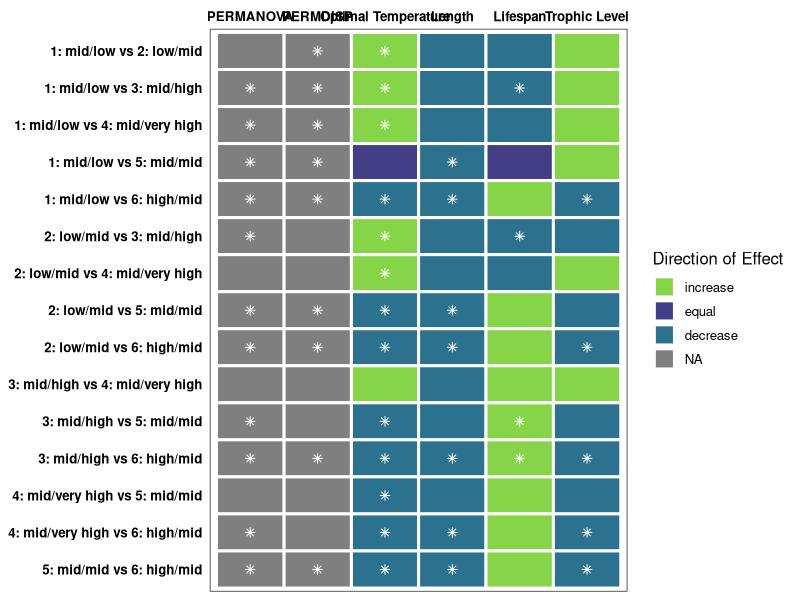
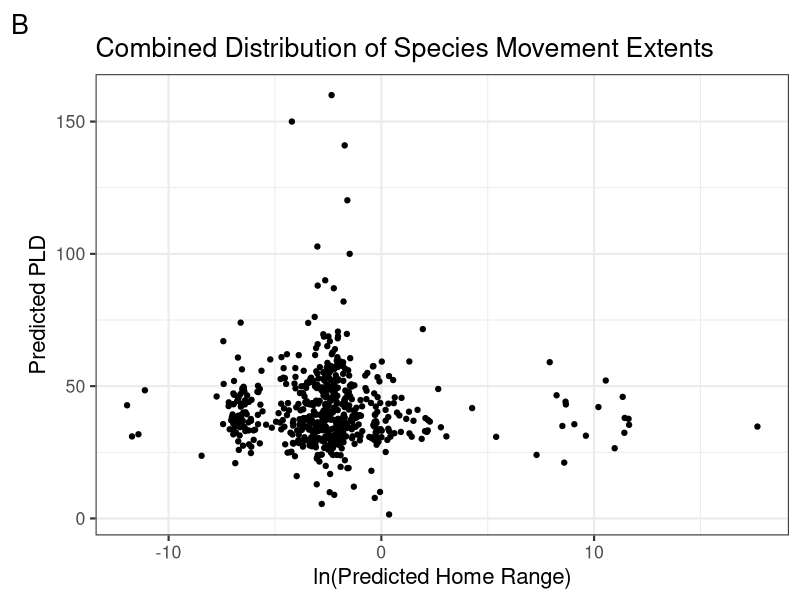
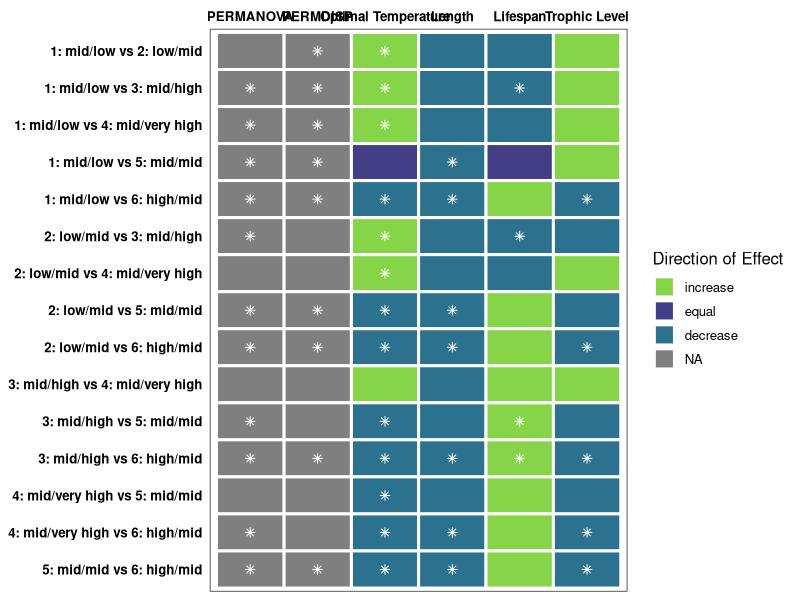

Generate these figures, in order, with R: (Note: this script raises an error after producing the figures.)
## ---- chunk 1
knitr::opts_chunk$set(echo = TRUE, message = FALSE, warning = FALSE)

library(tidyverse)
library(patchwork)
library(cowplot)
library(ggpubr)
library(ggrepel)
## ---- chunk 2
fishbase_data <- read_csv(here::here("01_data", "02_processed_data", "fishbase_data.csv"))

filled_data <- read_csv(here::here("01_data", "02_processed_data", "filled_data.csv"))

filled_data2 <- read_csv(here::here("01_data", "02_processed_data", "filled_data2.csv")) %>%
  mutate_if(is.character, as.factor)
## ---- chunk 3

cohort <- c("1: mid/low vs 2: low/mid", "1: mid/low vs 3: mid/high", "1: mid/low vs 4: mid/very high", "1: mid/low vs 5: mid/mid", "1: mid/low vs 6: high/mid",
            "2: low/mid vs 3: mid/high", "2: low/mid vs 4: mid/very high", "2: low/mid vs 5: mid/mid", "2: low/mid vs 6: high/mid",
            "3: mid/high vs 4: mid/very high", "3: mid/high vs 5: mid/mid", "3: mid/high vs 6: high/mid",
            "4: mid/very high vs 5: mid/mid", "4: mid/very high vs 6: high/mid",
            "5: mid/mid vs 6: high/mid")
PERMDISP <- c(0.0019, 0.0003, 0.0327, 0.0001, 0.0001,
              0.5182, 0.7507, 0.0138, 0.0005,
              0.9792, 0.5276, 0.0029, 
              0.7928, 0.1475, 
              0.0052)
PERMANOVA <- c(1.0000, 0.0015, 0.0495, 0.0015, 0.0015,
               0.0015, 1.0000, 0.0015, 0.0015,
               1.0000, 0.0015, 0.0015,
               0.8175, 0.0090,
               0.0015)
Optimal_Temp <- c(0.005043306637114, 0.000000051454126, 0.000113116310469, 0.789451442990800, 0.010082693281337,
                  0.000025756231358, 0.001765218761412, 0.000112331676538, 0.000038520195310,
                  0.284373283785538, 0.000000002348839, 0.000000002258531, 
                  0.000068856888538, 0.000001695644852, 
                  0.010090438574951)
temp_arrows <- c("increase", "increase", "increase", "equal", "decrease",
                 "increase", "increase","decrease", "decrease",
                 "increase","decrease", "decrease",
                 "decrease", "decrease",
                 "decrease")
Length <- c(0.8592642, 0.9998089, 0.9872521, 0.0007795, 0.0000000,
            0.9070423, 0.9181733, 0.0000000, 0.0000000,
            0.9966266, 0.1494607, 0.0000000,
            0.9897718, 0.0008647,
            0.0000000)
length_arrows <- c("decrease", "decrease", "decrease", "decrease", "decrease",
                   "decrease", "decrease", "decrease", "decrease",
                   "decrease", "decrease", "decrease",
                   "decrease", "decrease",
                   "decrease")
Lifespan <- c(0.57035468549, 0.00007769083, 0.55052882501, 0.74567296422, 0.31579160719,
              0.00010263105, 0.59495732706, 0.73671251684, 0.20707475101,
              0.38779558233, 0.00017543403, 0.00008096802,
              0.58625833556, 0.24515673988,
              0.24664224315)
life_arrows <- c("decrease", "decrease", "decrease", "equal", "increase",
                 "decrease", "decrease", "increase", "increase",
                 "increase", "increase", "increase",
                 "increase", "increase",
                 "increase")
Trophic_Level <- c(0.1035871996367, 0.0891868417293, 0.5697644317228, 0.5148291779984, 0.0000607828670,
                   0.5183877375223, 0.8682996282889, 0.2916548282051, 0.0000002614727,
                   0.8630208058363, 0.2124781071891, 0.0000015574893, 
                   0.7282998974706, 0.0082066924854, 
                   0.0000032514102)
trophic_arrows <- c("increase", "increase", "increase", "increase", "decrease",
                    "decrease", "increase", "decrease", "decrease",
                    "increase", "decrease", "decrease",
                    "decrease", "decrease",
                    "decrease")

# Create data frame
data <- data.frame(cohort, PERMDISP, PERMANOVA, Optimal_Temp, Length, Lifespan, Trophic_Level)

# Pivot to long data format
data_long <- data %>% 
  mutate(across(c("Optimal_Temp", "Length", "Lifespan", "Trophic_Level"), round, 4)) %>% 
  pivot_longer(-cohort) %>% 
  set_names(c("cohort", "variable", "p_value")) %>% 
  mutate(significant = case_when(
    p_value >= 0.05 ~ "no",
    p_value < 0.05 ~ "yes"
  ))

# Add arrow information
data1 <- data.frame(cohort, temp_arrows, length_arrows, life_arrows, trophic_arrows) %>% 
  rename(Optimal_Temp = temp_arrows, Length = length_arrows, Lifespan = life_arrows, Trophic_Level = trophic_arrows) %>% 
  pivot_longer(-cohort) %>% 
  set_names(c("cohort", "variable", "direction")) %>% 
  full_join(data_long, by = c("cohort","variable")) %>% 
  mutate(direction = fct_relevel(direction, c("increase", "equal", "decrease")))

# Reorder and rename levels
data1$variable <- factor(data1$variable, levels = c("PERMANOVA", "PERMDISP", "Optimal_Temp", "Length", "Lifespan", "Trophic_Level"))
data1$variable <- recode_factor(data1$variable, PERMANOVA = "PERMANOVA", PERMDISP = "PERMDISP", Optimal_Temp = "Optimal Temperature", Length = "Length", Lifespan = "Lifespan", Trophic_Level = "Trophic Level")



# Plot 
g <- ggplot(data1, aes(x = variable, y = cohort, fill = direction)) +
  geom_tile(color = "white", lwd = 1) +
  geom_point(data = data1 %>% filter(significant == "yes"), shape = 8, size = 2, color = "white", show.legend = FALSE) +
  theme_bw(base_size = 12) +
  theme(axis.title = element_blank(),
        axis.text = element_text(face = "bold", color = "black"),
        axis.ticks = element_blank(),
        panel.grid.major = element_blank()) +
  labs(fill = "Direction of Effect") +
  scale_x_discrete(position = "top") +
  scale_y_discrete(limits = rev) +
  scale_fill_manual(values = c("#86d549","#433e85", "#2c728e"))

g

ggsave(g, file = paste0("stats_sum2.png"), path = here::here("04_figs"), height = 12, width = 12)

#geom_point(data = data_arrows, mapping=aes(x = variable, y = cohort), pch = "x", inherit.aes = F)

## ---- chunk 4
# homerange vs PLD
fishbase_data_gmm <- filled_data2 %>%
  mutate(class2 = as.factor(class2))

hr_hist <- ggplot(fishbase_data_gmm, aes(log(home_range))) +
  geom_histogram() +
  theme_bw(base_size = 16) +
  labs(
    y = "Count",
    x = "ln(Predicted Home Range)",
    tag = "A"
  ) +
  ggtitle("Individual Distributions of Species Movement Extents")

pld_hist <- ggplot(fishbase_data_gmm, aes(pld)) +
  geom_histogram() +
  theme_bw(base_size = 16) +
  labs(
    y = "Count",
    x = "Predicted PLD"
  )

dist_plot <- (hr_hist / pld_hist)

p1 <- ggplot(fishbase_data_gmm, aes(log(home_range), pld)) +
  geom_jitter() +
  theme_bw(base_size = 16) +
  labs(
    y = "Predicted PLD",
    x = "ln(Predicted Home Range)",
    tag = "B"
  ) +
  ggtitle("Combined Distribution of Species Movement Extents")

p1



# gmm plot


# example_fish <- filled_data2 %>%
#   select(species, fb_name, class2, class3, magnitude_homerange, month_pld) %>%
#   filter(fb_name %in% c(
#     "Hogfish", "Yellow snapper", "Blackfin tuna", "Humphead wrasse", "Pacific red snapper",
#     "Giant seabass", "Lemon sole", "Chum salmon", "Pacific ocean perch", "Atlantic herring",
#     "Atlantic cod", "Haddock", "Atlantic salmon", "California sheephead", "Black seabream",
#     "Blue marlin", "Yellowfin tuna", "Swordfish"
#     # "Blackhead seabream", "Pink salmon", "Coho salmon", "Ghost shark", "Pollack", "Polar cod", "Sockeye salmon", "Chinook salmon"
#   ))


gmm_new_fig <- ggplot(fishbase_data_gmm, aes(magnitude_homerange, month_pld)) +
  theme_bw(base_size = 16) +
  labs(
    x = "Predicted Home Range Magnitude",
    y = "Predicted PLD Month",
    color = "Cohort (Homerange/PLD)",
    tag = "C"
  ) +
  ylim(-0.1,6) +
  theme(legend.position = "bottom") +
  scale_color_viridis_d() +
  geom_label_repel(
    data = subset(fishbase_data_gmm, fb_name %in% c("Hogfish", "Yellow snapper", "Blackfin tuna")),
    aes(label = fb_name, color = class2),
    vjust = "outward", hjust = "outward",
    min.segment.length = 0.5,
    nudge_y = -1,
    show.legend = FALSE
  ) +
  geom_label_repel(
    data = subset(fishbase_data_gmm, fb_name %in% c("Chocolate hind", "Lingcod", "Nassau grouper")),
    aes(label = fb_name, color = class2),
    hjust = "inward",
    min.segment.length = 0.5,
    box.padding = 0.3,
    nudge_x = -2, nudge_y = -0.8,
    show.legend = FALSE
  ) +
  geom_label_repel(
    data = subset(fishbase_data_gmm, fb_name %in% c("Lemon sole", "North Pacific hake", "Yellowstripe goatfish")),
    aes(label = fb_name, color = class2),
    vjust = "outward", hjust = "outward",
    min.segment.length = 0.5,
    nudge_x = -1, nudge_y = 0.8,
    show.legend = FALSE
  ) +
  geom_label_repel(
    data = subset(fishbase_data_gmm, fb_name %in% c("Atlantic herring", "Atlantic cod", "Summer flounder")),
    aes(label = fb_name, color = class2),
    vjust = "outward", hjust = "outward",
    min.segment.length = 0.5,
    nudge_y = 0,
    show.legend = FALSE
  ) +
  geom_label_repel(
    data = subset(fishbase_data_gmm, fb_name %in% c("Great barracuda", "Giant trevally", "Black seabream")),
    aes(label = fb_name, color = class2),
    vjust = "outward", hjust = "outward",
    min.segment.length = 0.5,
    nudge_y = 1, nudge_x = 0.3,
    show.legend = FALSE
  ) +
  geom_label_repel(
    data = subset(fishbase_data_gmm, fb_name %in% c("Common snook", "Yellowfin tuna", "Swordfish")),
    aes(label = fb_name, color = clas2),
    color = "goldenrod1",
    vjust = "outward", hjust = "outward",
    min.segment.length = 30,
    nudge_y = -0.5,
    show.legend = FALSE
  ) +
  geom_jitter(aes(color = class2)) +
  ggtitle("Distribution of Scaled Species Movement Extents")

gmm_new_fig
#ggsave(gmm_new_fig, file = paste0("gmm_fig.png"), path = here::here("04_figs"), height = 8, width = 15)

# panel
gmm_panel <- ((dist_plot) | p1) / gmm_new_fig &
  theme(plot.tag = element_text(face = "bold"))

gmm_panel
ggsave(gmm_panel, file = paste0("gmm_panel.pdf"), path = here::here("04_figs", "final_figs"), height = 10, width = 15)

## ---- chunk 5
missing <- miss_var_summary(fishbase_data)
missing2 <- miss_var_summary(filled_data)
missing3 <- miss_var_summary(filled_data2)

missing_fishbase_data <- fishbase_data %>% 
  dplyr::select(
    oxygen_cons, temp_range, dev_place, temp_min, temp_max,
    longevity_wild, temp_preferred, iucn_category, food_i,
  ) %>%
  rename(
    "Oxygen Consumption Rate" = oxygen_cons,
    "Temperature Range" = temp_range,
    "Place of Development" = dev_place,
    "Maximum Recorded Lifespan" = longevity_wild,
    "Optimal Temperature" = temp_preferred,
    "IUCN Category" = iucn_category,
    "Diet Items" = food_i,
    "Minimum Temperature" = temp_min,
    "Maximum Temperature" = temp_max,
  )

m1 <- gg_miss_var(missing_fishbase_data) +
  theme_bw(base_size = 16) +
  labs(y = "Missing Data Before Fills", x = "") +
  theme(axis.title.x = element_text(vjust = -1))
m1

missing_filled_data <- filled_data %>% 
  dplyr::select(
    oxygen_cons, temp_range, temp_min, temp_max,
    longevity_wild, temp_preferred, iucn_category, food_i,
  ) %>%
  rename(
    "Oxygen Consumption Rate" = oxygen_cons,
    "Temperature Range" = temp_range,
    "Maximum Recorded Lifespan" = longevity_wild,
    "Optimal Temperature" = temp_preferred,
    "IUCN Category" = iucn_category,
    "Diet Items" = food_i,
    "Minimum Temperature" = temp_min,
    "Maximum Temperature" = temp_max,
  )

m2 <- gg_miss_var(missing_filled_data) + # figure showing the missing data
  theme_bw(base_size = 16) +
  labs(y = "Missing Data After Genus-Level Fill", x = "Variable") +
  theme(axis.title.x = element_text(vjust = -1))
m2

missing_data <- filled_data2 %>%
  dplyr::select(
    oxygen_cons, temp_range, dev_place,
    longevity_wild, temp_preferred, iucn_category
  ) %>%
  rename(
    "Oxygen Consumption Rate" = oxygen_cons,
    "Temperature Range" = temp_range,
    "Place of Development" = dev_place,
    "Maximum Recorded Lifespan" = longevity_wild,
    "Optimal Temperature" = temp_preferred,
    "IUCN Category" = iucn_category
  )

m3 <- gg_miss_var(missing_data) +
  theme_bw(base_size = 16) +
  labs(y = "Missing Data After Family-Level Fill", x = "") +
  theme(axis.title.x = element_text(vjust = -1))
m3

missing_fig <- (m1 / m2 / m3) +
  plot_annotation(tag_levels = "A") &
  theme_bw(base_size = 16)
missing_fig

#ggsave(missing_fig, file = paste0("missing_data.pdf"), path = here::here("04_figs", "final_figs"), height = 12, width = 8)

## ---- chunk 6
# continuous

plot_data <- filled_data2 %>%
  mutate(
    class2 = as.factor(class2),
    class3 = as.factor(class3),
    order = as.factor(order)
  )

response <- "class2"
expl_cont <- c(
  "temp_preferred", "fecundity_mean",
  "longevity_wild", "sp_richness", "length", "kfin",
  "r_fin", "diet_troph3", "oxygen_cons", "temp_range"
)

box_data <- function(x, y) {
  ggplot(plot_data, aes(x = .data[[y]], y = .data[[x]])) +
    geom_boxplot(aes(color = .data[[y]])) +
    theme_bw() +
    coord_flip() +
    labs(
      x = "Movement Class",
      color = "Class (Homerange/PLD)"
    ) +
    scale_color_viridis_d()
}

# plots_cont <- map(expl_cont, ~ box_data(.x, "class2"))
# plots_cont
## ---- chunk 7

# significant panel
temp_plot <- box_data(x = "temp_preferred", y = "class2") +
  labs(y = "Optimal Temperature (ºC)", x = "") +
  scale_x_discrete(position = "top") +
  theme(axis.text.y = element_blank())
length_plot <- box_data(x = "length", y = "class2") +
  labs(y = "Length (cm)", x = "") +
  scale_x_discrete(position = "top")
long_plot <- box_data(x = "longevity_wild", y = "class2") +
  labs(y = "Maximum Lifespan (years)", x = "") +
  scale_x_discrete(position = "top")
diet_plot <- box_data(x = "diet_troph3", y = "class2") + 
  labs(y = "Trophic Level", x = "") +
  scale_x_discrete(position = "top") +
  theme(axis.text.y = element_blank())


kfin_plot <- box_data(x = "kfin", y = "class2") + 
  labs(y = "Carrying Capacity", x = "Movement Class") +
  scale_x_discrete(position = "top") +
  theme(axis.title.x = element_text(vjust = 0))
r_fin_plot <- box_data(x = "r_fin", y = "class2") + stat_kruskal_test(label.y = 1, label.x = 6, position = "jitter") +
  labs(y = "Growth Rate", x = "Movement Class")
oxygen_plot <- box_data(x = "oxygen_cons", y = "class2") + stat_kruskal_test(label.y = 2000, label.x = 6, position = "jitter") +
  labs(y = "Oxygen Consumption", x = "Movement Class")
temp_range_plot <- box_data(x = "temp_range", y = "class2") + stat_kruskal_test(label.y = 20, label.x = 3.5, position = "jitter") +
  labs(y = "Temperature Range", x = "Movement Class") + theme(axis.title.y = element_blank(), axis.text.y = element_blank())
fecund_plot <- box_data(x = "fecundity_mean", y = "class2") + stat_kruskal_test(label.y = 1000000, label.x = 5.5, position = "jitter") +
  labs(y = "Mean Fecundity", x = "Movement Class")
sp_rich_plot <- box_data(x = "sp_richness", y = "class2") + stat_kruskal_test(label.y = 1100, position = "jitter") +
  labs(y = "Species Richness", x = "Movement Class") + theme(axis.title.y = element_blank(), axis.text.y = element_blank())


numeric_panel <- ((temp_plot | length_plot) /
  (long_plot | diet_plot) /
  (r_fin_plot | kfin_plot) /
  (fecund_plot | sp_rich_plot) /
  (oxygen_plot | temp_range_plot)) +
  plot_layout(guides = "collect") + plot_annotation(tag_levels = "A")

numeric_panel
# ggsave(numeric_panel, file = paste0("numeric_panel.png"), path = here::here("04_figs", "individual_plots", "numeric"), height = 21, width = 14)

ind_panel <- ((temp_plot | length_plot) / (diet_plot | long_plot)) +
  plot_layout(guides = "collect") +
  plot_annotation(tag_levels = "A") &
  theme(text = element_text(size = 14), legend.position = "none")

individual_panel <- wrap_elements(ind_panel) +
  labs(tag = "Movement Cohort") +
  theme(
    plot.tag = element_text(size = 14, angle = 270),
    plot.tag.position = "right"
  )

individual_panel

#ggsave(individual_panel, file = paste0("4_trait_panel.pdf"), path = here::here("04_figs", "final_figs"), height = 8, width = 13)

## ---- chunk 8
ggsave(temp_plot, file = paste0("temp_plot.png"), path = here::here("04_figs", "individual_plots", "numeric"), height = 10, width = 10)
ggsave(fecund_plot, file = paste0("fecund_plot.png"), path = here::here("04_figs", "individual_plots", "numeric"), height = 10, width = 10)
ggsave(long_plot, file = paste0("long_plot.png"), path = here::here("04_figs", "individual_plots", "numeric"), height = 10, width = 10)
ggsave(sp_rich_plot, file = paste0("sp_rich_plot.png"), path = here::here("04_figs", "individual_plots", "numeric"), height = 10, width = 10)
ggsave(length_plot, file = paste0("length_plot.png"), path = here::here("04_figs", "individual_plots", "numeric"), height = 10, width = 10)
ggsave(kfin_plot, file = paste0("kfin_plot.png"), path = here::here("04_figs", "individual_plots", "numeric"), height = 10, width = 10)
ggsave(r_fin_plot, file = paste0("r_fin_plot.png"), path = here::here("04_figs", "individual_plots", "numeric"), height = 10, width = 10)
ggsave(diet_plot, file = paste0("diet_plot.png"), path = here::here("04_figs", "individual_plots", "numeric"), height = 10, width = 10)
ggsave(oxygen_plot, file = paste0("oxygen_plot.png"), path = here::here("04_figs", "individual_plots", "numeric"), height = 10, width = 10)
ggsave(temp_range_plot, file = paste0("temp_range_plot.png"), path = here::here("04_figs", "individual_plots", "numeric"), height = 10, width = 10)
## ---- chunk 9
# categorical

expl_cat <- c(
  "climate", "body_shape_i", "dev_place", "movement_keyword",
  "demers_pelag", "iucn_category",
  "circadian", "food_mode", "ocean", "basin"
)

scatter_data <- function(x, y) {
  ggplot(plot_data, aes(x = .data[[x]], y = .data[[y]])) +
    geom_jitter(aes(color = .data[[y]])) +
    theme_bw() +
    labs(
      y = "Movement Class",
      color = "Class (homerange/PLD)"
    ) +
    scale_color_viridis_d() +
    theme(axis.text.x = element_text(angle = 40, hjust = 1))
}

# plots_cat <- map(expl_cat, ~ scatter_data(.x, "class2"))
# plots_cat
## ---- chunk 10
body_plot <- scatter_data(x = "body_shape_i", y = "class2")
dev_plot <- scatter_data(x = "dev_place", y = "class2")
movement_plot <- scatter_data(x = "movement_keyword", y = "class2")
demers_plot <- scatter_data(x = "demers_pelag", y = "class2")
iucn_plot <- scatter_data(x = "iucn_category", y = "class2")
food_plot <- scatter_data(x = "food_mode", y = "class2")


ggsave(climate_plot, file = paste0("climate_plot.png"), path = here::here("04_figs", "individual_plots", "categorical"), height = 10, width = 10)
ggsave(body_plot, file = paste0("body_plot.png"), path = here::here("04_figs", "individual_plots", "categorical"), height = 10, width = 10)
ggsave(dev_plot, file = paste0("dev_plot.png"), path = here::here("04_figs", "individual_plots", "categorical"), height = 10, width = 10)
ggsave(movement_plot, file = paste0("movement_plot.png"), path = here::here("04_figs", "individual_plots", "categorical"), height = 10, width = 10)
ggsave(demers_plot, file = paste0("demers_plot.png"), path = here::here("04_figs", "individual_plots", "categorical"), height = 10, width = 10)
ggsave(iucn_plot, file = paste0("iucn_plot.png"), path = here::here("04_figs", "individual_plots", "categorical"), height = 10, width = 10)
ggsave(food_plot, file = paste0("food_plot.png"), path = here::here("04_figs", "individual_plots", "categorical"), height = 10, width = 10)
